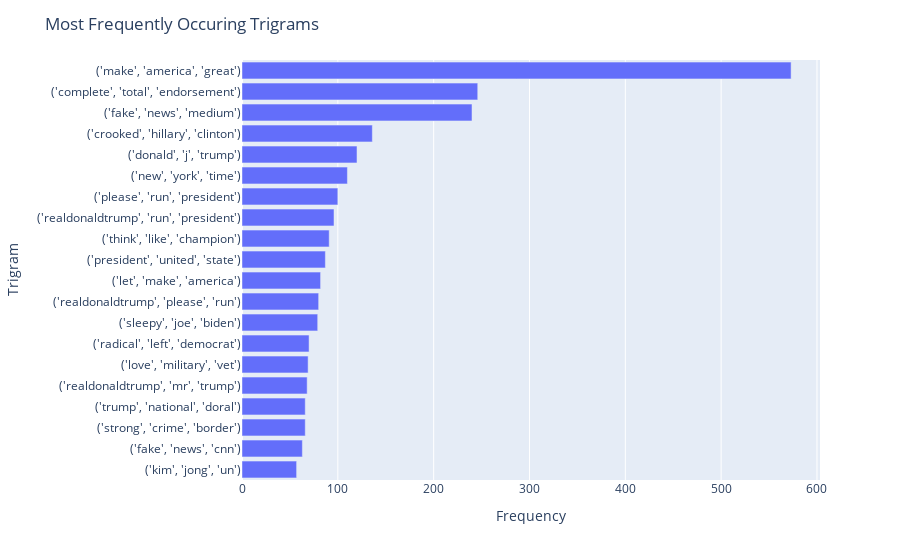

Notebook source saved alongside this figure:
### Code cell
trigrams = pd.DataFrame(get_trigrams(tweets, 'cleanString', 20).sort_values(ascending=True)).reset_index()
trigrams['index'] = trigrams['index'].astype(str)

fig = px.bar(trigrams, y = 'index', x = 0,  orientation='h')

fig.update_layout(title = 'Most Frequently Occuring Trigrams', xaxis_title = 'Frequency', yaxis_title = 'Trigram')

fig.show()

### Figure 1 — Plotly figure (JSON) as saved in the notebook; plotly's stock layout.template omitted (floating-point values rounded to 4 significant figures)
{"data": [{"alignmentgroup": "True", "hovertemplate": "0=%{x}<br>index=%{y}<extra></extra>", "legendgroup": "", "marker": {"color": "#636efa"}, "name": "", "offsetgroup": "", "orientation": "h", "showlegend": false, "textposition": "auto", "type": "bar", "x": [57, 63, 66, 66, 68, 69, 70, 79, 80, 82, 87, 91, 96, 100, 110, 120, 136, 240, 246, 573], "xaxis": "x", "y": ["('kim', 'jong', 'un')", "('fake', 'news', 'cnn')", "('strong', 'crime', 'border')", "('trump', 'national', 'doral')", "('realdonaldtrump', 'mr', 'trump')", "('love', 'military', 'vet')", "('radical', 'left', 'democrat')", "('sleepy', 'joe', 'biden')", "('realdonaldtrump', 'please', 'run')", "('let', 'make', 'america')", "('president', 'united', 'state')", "('think', 'like', 'champion')", "('realdonaldtrump', 'run', 'president')", "('please', 'run', 'president')", "('new', 'york', 'time')", "('donald', 'j', 'trump')", "('crooked', 'hillary', 'clinton')", "('fake', 'news', 'medium')", "('complete', 'total', 'endorsement')", "('make', 'america', 'great')"], "yaxis": "y"}], "layout": {"barmode": "relative", "legend": {"tracegroupgap": 0}, "margin": {"t": 60}, "title": {"text": "Most Frequently Occuring Trigrams"}, "xaxis": {"anchor": "y", "domain": [0, 1], "title": {"text": "Frequency"}}, "yaxis": {"anchor": "x", "domain": [0, 1], "title": {"text": "Trigram"}}}}
